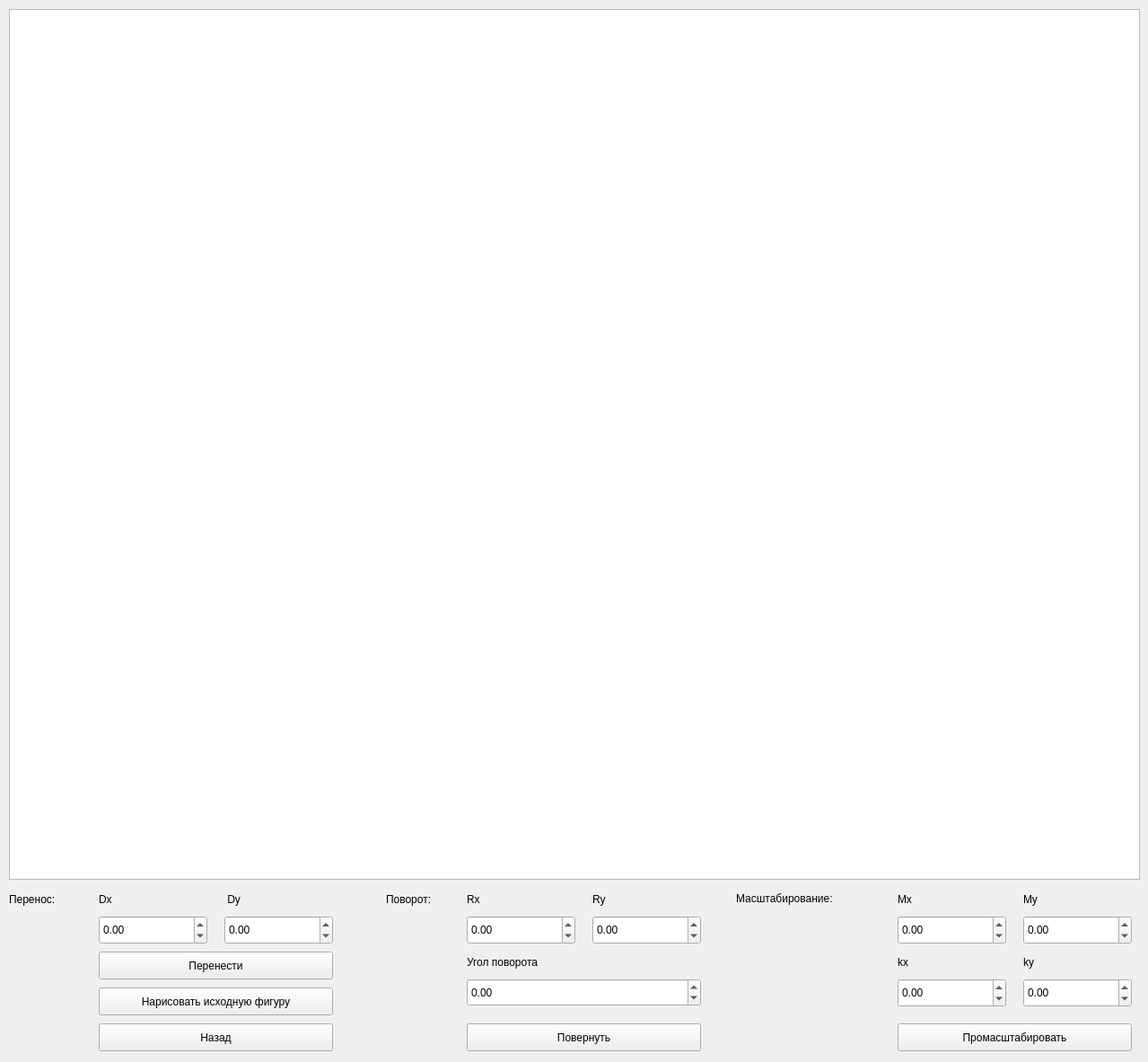
<?xml version="1.0" encoding="UTF-8"?>
<ui version="4.0">
 <class>MainWindow</class>
 <widget class="QMainWindow" name="MainWindow">
  <property name="geometry">
   <rect>
    <x>0</x>
    <y>0</y>
    <width>1279</width>
    <height>1183</height>
   </rect>
  </property>
  <property name="windowTitle">
   <string>MainWindow</string>
  </property>
  <widget class="QWidget" name="centralwidget">
   <widget class="QGraphicsView" name="graphicsView">
    <property name="geometry">
     <rect>
      <x>10</x>
      <y>10</y>
      <width>1260</width>
      <height>970</height>
     </rect>
    </property>
   </widget>
   <widget class="QDoubleSpinBox" name="dx">
    <property name="geometry">
     <rect>
      <x>110</x>
      <y>1020</y>
      <width>121</width>
      <height>32</height>
     </rect>
    </property>
    <property name="minimum">
     <double>-10000.000000000000000</double>
    </property>
    <property name="maximum">
     <double>10000.000000000000000</double>
    </property>
   </widget>
   <widget class="QDoubleSpinBox" name="dy">
    <property name="geometry">
     <rect>
      <x>250</x>
      <y>1020</y>
      <width>121</width>
      <height>32</height>
     </rect>
    </property>
    <property name="minimum">
     <double>-10000.000000000000000</double>
    </property>
    <property name="maximum">
     <double>10000.000000000000000</double>
    </property>
   </widget>
   <widget class="QDoubleSpinBox" name="rx">
    <property name="geometry">
     <rect>
      <x>520</x>
      <y>1020</y>
      <width>121</width>
      <height>32</height>
     </rect>
    </property>
    <property name="minimum">
     <double>-10000.000000000000000</double>
    </property>
    <property name="maximum">
     <double>10000.000000000000000</double>
    </property>
   </widget>
   <widget class="QDoubleSpinBox" name="ry">
    <property name="geometry">
     <rect>
      <x>660</x>
      <y>1020</y>
      <width>121</width>
      <height>32</height>
     </rect>
    </property>
    <property name="minimum">
     <double>-10000.000000000000000</double>
    </property>
    <property name="maximum">
     <double>10000.000000000000000</double>
    </property>
   </widget>
   <widget class="QLabel" name="label">
    <property name="geometry">
     <rect>
      <x>110</x>
      <y>990</y>
      <width>76</width>
      <height>24</height>
     </rect>
    </property>
    <property name="text">
     <string>Dx</string>
    </property>
   </widget>
   <widget class="QLabel" name="label_2">
    <property name="geometry">
     <rect>
      <x>250</x>
      <y>990</y>
      <width>76</width>
      <height>24</height>
     </rect>
    </property>
    <property name="text">
     <string> Dy</string>
    </property>
   </widget>
   <widget class="QLabel" name="label_4">
    <property name="geometry">
     <rect>
      <x>520</x>
      <y>990</y>
      <width>76</width>
      <height>24</height>
     </rect>
    </property>
    <property name="text">
     <string>Rx</string>
    </property>
   </widget>
   <widget class="QLabel" name="label_5">
    <property name="geometry">
     <rect>
      <x>660</x>
      <y>990</y>
      <width>76</width>
      <height>24</height>
     </rect>
    </property>
    <property name="text">
     <string>Ry</string>
    </property>
   </widget>
   <widget class="QLabel" name="label_7">
    <property name="geometry">
     <rect>
      <x>1000</x>
      <y>1060</y>
      <width>76</width>
      <height>24</height>
     </rect>
    </property>
    <property name="text">
     <string>kx</string>
    </property>
   </widget>
   <widget class="QDoubleSpinBox" name="kx">
    <property name="geometry">
     <rect>
      <x>1000</x>
      <y>1090</y>
      <width>121</width>
      <height>32</height>
     </rect>
    </property>
    <property name="minimum">
     <double>-10000.000000000000000</double>
    </property>
    <property name="maximum">
     <double>10000.000000000000000</double>
    </property>
   </widget>
   <widget class="QDoubleSpinBox" name="ky">
    <property name="geometry">
     <rect>
      <x>1140</x>
      <y>1090</y>
      <width>121</width>
      <height>32</height>
     </rect>
    </property>
    <property name="minimum">
     <double>-10000.000000000000000</double>
    </property>
    <property name="maximum">
     <double>10000.000000000000000</double>
    </property>
   </widget>
   <widget class="QLabel" name="label_8">
    <property name="geometry">
     <rect>
      <x>1140</x>
      <y>1060</y>
      <width>76</width>
      <height>24</height>
     </rect>
    </property>
    <property name="text">
     <string>ky</string>
    </property>
   </widget>
   <widget class="QPushButton" name="move_btn">
    <property name="geometry">
     <rect>
      <x>110</x>
      <y>1060</y>
      <width>261</width>
      <height>31</height>
     </rect>
    </property>
    <property name="text">
     <string>Перенести</string>
    </property>
   </widget>
   <widget class="QPushButton" name="rotate_btn">
    <property name="geometry">
     <rect>
      <x>520</x>
      <y>1140</y>
      <width>261</width>
      <height>31</height>
     </rect>
    </property>
    <property name="text">
     <string>Повернуть</string>
    </property>
   </widget>
   <widget class="QPushButton" name="scale_btn">
    <property name="geometry">
     <rect>
      <x>1000</x>
      <y>1140</y>
      <width>261</width>
      <height>31</height>
     </rect>
    </property>
    <property name="text">
     <string>Промасштабировать</string>
    </property>
   </widget>
   <widget class="QLabel" name="label_10">
    <property name="geometry">
     <rect>
      <x>10</x>
      <y>990</y>
      <width>76</width>
      <height>24</height>
     </rect>
    </property>
    <property name="text">
     <string>Перенос:</string>
    </property>
   </widget>
   <widget class="QLabel" name="label_11">
    <property name="geometry">
     <rect>
      <x>430</x>
      <y>990</y>
      <width>76</width>
      <height>24</height>
     </rect>
    </property>
    <property name="text">
     <string>Поворот:</string>
    </property>
   </widget>
   <widget class="QLabel" name="label_12">
    <property name="geometry">
     <rect>
      <x>820</x>
      <y>990</y>
      <width>161</width>
      <height>21</height>
     </rect>
    </property>
    <property name="text">
     <string>Масштабирование:</string>
    </property>
   </widget>
   <widget class="QDoubleSpinBox" name="my">
    <property name="geometry">
     <rect>
      <x>1140</x>
      <y>1020</y>
      <width>121</width>
      <height>32</height>
     </rect>
    </property>
    <property name="minimum">
     <double>-10000.000000000000000</double>
    </property>
    <property name="maximum">
     <double>10000.000000000000000</double>
    </property>
   </widget>
   <widget class="QLabel" name="label_9">
    <property name="geometry">
     <rect>
      <x>1140</x>
      <y>990</y>
      <width>76</width>
      <height>24</height>
     </rect>
    </property>
    <property name="text">
     <string>My</string>
    </property>
   </widget>
   <widget class="QLabel" name="label_13">
    <property name="geometry">
     <rect>
      <x>1000</x>
      <y>990</y>
      <width>76</width>
      <height>24</height>
     </rect>
    </property>
    <property name="text">
     <string>Mx</string>
    </property>
   </widget>
   <widget class="QDoubleSpinBox" name="mx">
    <property name="geometry">
     <rect>
      <x>1000</x>
      <y>1020</y>
      <width>121</width>
      <height>32</height>
     </rect>
    </property>
    <property name="minimum">
     <double>-10000.000000000000000</double>
    </property>
    <property name="maximum">
     <double>10000.000000000000000</double>
    </property>
   </widget>
   <widget class="QDoubleSpinBox" name="angle">
    <property name="geometry">
     <rect>
      <x>520</x>
      <y>1090</y>
      <width>261</width>
      <height>31</height>
     </rect>
    </property>
    <property name="minimum">
     <double>-360.000000000000000</double>
    </property>
    <property name="maximum">
     <double>360.000000000000000</double>
    </property>
   </widget>
   <widget class="QLabel" name="label_6">
    <property name="geometry">
     <rect>
      <x>520</x>
      <y>1060</y>
      <width>131</width>
      <height>24</height>
     </rect>
    </property>
    <property name="text">
     <string>Угол поворота</string>
    </property>
   </widget>
   <widget class="QPushButton" name="set_start">
    <property name="geometry">
     <rect>
      <x>110</x>
      <y>1100</y>
      <width>261</width>
      <height>31</height>
     </rect>
    </property>
    <property name="text">
     <string>Нарисовать исходную фигуру</string>
    </property>
   </widget>
   <widget class="QPushButton" name="go_back">
    <property name="geometry">
     <rect>
      <x>110</x>
      <y>1140</y>
      <width>261</width>
      <height>31</height>
     </rect>
    </property>
    <property name="text">
     <string>Назад</string>
    </property>
   </widget>
  </widget>
 </widget>
 <resources/>
 <connections/>
</ui>
